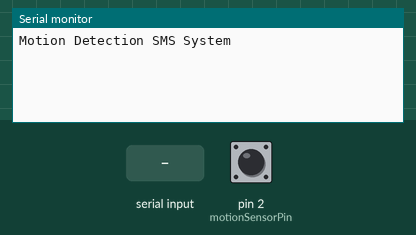
This sketch was run on a simulated Arduino Uno, built with avr-gcc and run on an emulated ATmega328P. Parts: the last lines printed to the serial monitor. The inputs (shaded band) are chosen by the test bench; at power-on: pin 2 (motionSensorPin) LOW. The modem accepts every AT command (registered, SIM ready, sends succeed) and sends nothing else.

Above: at 1.3 s.
1.4 s: pin 2 (motionSensorPin) pulsed HIGH 2 times (0.12 s each, 0.3 s apart)
At 4.85 s:
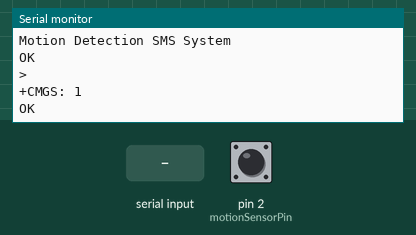
5.0 s: "1" received over the second serial link
At 5.6 s:
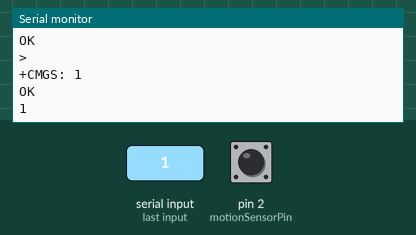
6.5 s: "0" received over the second serial link
At 7.9 s:
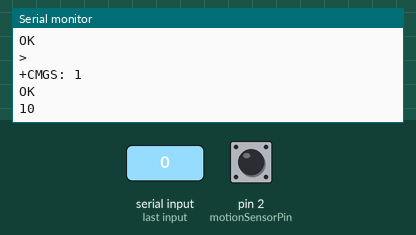

Measured:
- after the input at 1.4 s, the serial monitor: prints a new line after 3.2 s (image 1)
- after the input at 5.0 s, the serial monitor: prints a new line at once (image 2)
- after the input at 6.5 s, the serial monitor: prints a new line at once (image 3)

The sketch:

SIM900A_PIR_without_loop.ino
```cpp
#include <SoftwareSerial.h>
SoftwareSerial mySerial(9, 10);

const int motionSensorPin = 2; // Assuming motion sensor is connected to pin 2
bool motionDetected = false;

enum State {
  IDLE,
  MOTION_DETECTED,
  SENDING_MESSAGE
};

State currentState = IDLE;

void setup() {
  pinMode(motionSensorPin, INPUT);
  mySerial.begin(9600);
  Serial.begin(9600);
  Serial.println("Motion Detection SMS System");
  delay(100);
}

void loop() {
  switch (currentState) {
    case IDLE:
      if (digitalRead(motionSensorPin) == HIGH) {
        currentState = MOTION_DETECTED;
      }
      break;

    case MOTION_DETECTED:
      SendMessage();
      currentState = SENDING_MESSAGE;
      break;

    case SENDING_MESSAGE:
      if (mySerial.available() > 0) {
        Serial.write(mySerial.read());
      }
      // You can add additional handling here if needed
      break;
  }
}

void SendMessage() {
  mySerial.println("AT+CMGF=1");
  delay(1000);
  mySerial.println("AT+CMGS=\"+918220740768\"\r");
  delay(1000);
  mySerial.println("Motion detected!"); // Message indicating motion detection
  delay(100);
  mySerial.println((char)26);
  delay(1000);
}
```
